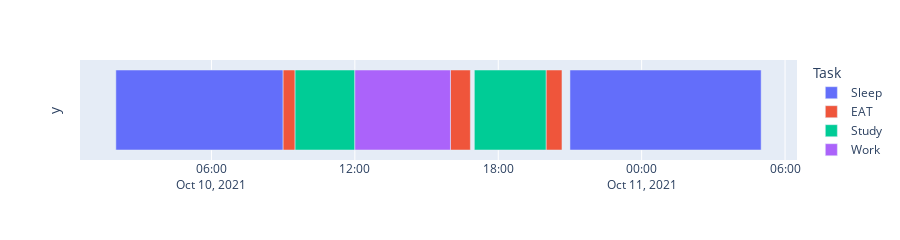

The code cell stored with this chart in its notebook:
### Code cell
gantt = px.timeline(df, x_start='Start', x_end = 'Finish', color = 'Task', height=150, y=['']*df.shape[0]) 
gantt.show()

### Figure 1 — Plotly figure (JSON) as saved in the notebook; plotly's stock layout.template omitted (floating-point values rounded to 4 significant figures)
{"data": [{"alignmentgroup": "True", "base": ["2021-10-10 02:00:00", "2021-10-10 21:00:00"], "hovertemplate": "Task=Sleep<br>Start=%{base}<br>Finish=%{x}<br>y=%{y}<extra></extra>", "legendgroup": "Sleep", "marker": {"color": "#636efa", "pattern": {"shape": ""}}, "name": "Sleep", "offsetgroup": "Sleep", "orientation": "h", "showlegend": true, "textposition": "auto", "type": "bar", "x": [25200000, 28800000], "xaxis": "x", "y": ["", ""], "yaxis": "y"}, {"alignmentgroup": "True", "base": ["2021-10-10 09:00:00", "2021-10-10 16:00:00", "2021-10-10 20:00:00"], "hovertemplate": "Task=EAT<br>Start=%{base}<br>Finish=%{x}<br>y=%{y}<extra></extra>", "legendgroup": "EAT", "marker": {"color": "#EF553B", "pattern": {"shape": ""}}, "name": "EAT", "offsetgroup": "EAT", "orientation": "h", "showlegend": true, "textposition": "auto", "type": "bar", "x": [1800000, 3000000, 2400000], "xaxis": "x", "y": ["", "", ""], "yaxis": "y"}, {"alignmentgroup": "True", "base": ["2021-10-10 09:30:00", "2021-10-10 17:00:00"], "hovertemplate": "Task=Study<br>Start=%{base}<br>Finish=%{x}<br>y=%{y}<extra></extra>", "legendgroup": "Study", "marker": {"color": "#00cc96", "pattern": {"shape": ""}}, "name": "Study", "offsetgroup": "Study", "orientation": "h", "showlegend": true, "textposition": "auto", "type": "bar", "x": [9000000, 10800000], "xaxis": "x", "y": ["", ""], "yaxis": "y"}, {"alignmentgroup": "True", "base": ["2021-10-10 12:00:00"], "hovertemplate": "Task=Work<br>Start=%{base}<br>Finish=%{x}<br>y=%{y}<extra></extra>", "legendgroup": "Work", "marker": {"color": "#ab63fa", "pattern": {"shape": ""}}, "name": "Work", "offsetgroup": "Work", "orientation": "h", "showlegend": true, "textposition": "auto", "type": "bar", "x": [14400000], "xaxis": "x", "y": [""], "yaxis": "y"}], "layout": {"barmode": "overlay", "height": 150, "legend": {"title": {"text": "Task"}, "tracegroupgap": 0}, "margin": {"t": 60}, "xaxis": {"anchor": "y", "domain": [0, 1], "type": "date"}, "yaxis": {"anchor": "x", "domain": [0, 1], "title": {"text": "y"}}}}
